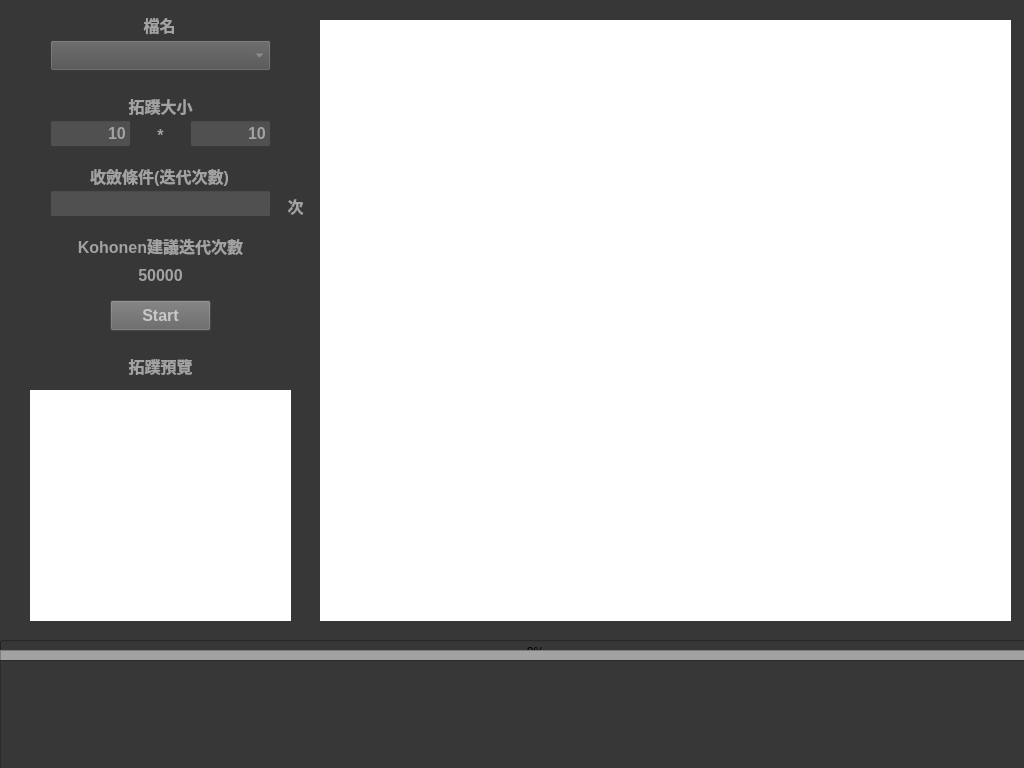
<?xml version="1.0" encoding="UTF-8"?>
<ui version="4.0">
 <class>MainWindow</class>
 <widget class="QMainWindow" name="MainWindow">
  <property name="enabled">
   <bool>true</bool>
  </property>
  <property name="geometry">
   <rect>
    <x>0</x>
    <y>0</y>
    <width>1024</width>
    <height>768</height>
   </rect>
  </property>
  <property name="sizePolicy">
   <sizepolicy hsizetype="Preferred" vsizetype="Preferred">
    <horstretch>0</horstretch>
    <verstretch>0</verstretch>
   </sizepolicy>
  </property>
  <property name="minimumSize">
   <size>
    <width>1024</width>
    <height>768</height>
   </size>
  </property>
  <property name="maximumSize">
   <size>
    <width>1024</width>
    <height>768</height>
   </size>
  </property>
  <property name="font">
   <font>
    <pointsize>12</pointsize>
    <weight>75</weight>
    <bold>true</bold>
   </font>
  </property>
  <property name="windowTitle">
   <string>類神經網路 作業3 ── SOM姬</string>
  </property>
  <property name="styleSheet">
   <string notr="true">background-color: rgb(55, 55, 55);</string>
  </property>
  <widget class="QWidget" name="centralwidget">
   <widget class="QTextBrowser" name="textArea_log">
    <property name="geometry">
     <rect>
      <x>0</x>
      <y>660</y>
      <width>1031</width>
      <height>111</height>
     </rect>
    </property>
    <property name="font">
     <font>
      <pointsize>10</pointsize>
     </font>
    </property>
    <property name="styleSheet">
     <string notr="true">color: rgb(0, 255, 0);</string>
    </property>
    <property name="readOnly">
     <bool>true</bool>
    </property>
    <property name="html">
     <string>&lt;!DOCTYPE HTML PUBLIC &quot;-//W3C//DTD HTML 4.0//EN&quot; &quot;http://www.w3.org/TR/REC-html40/strict.dtd&quot;&gt;
&lt;html&gt;&lt;head&gt;&lt;meta name=&quot;qrichtext&quot; content=&quot;1&quot; /&gt;&lt;style type=&quot;text/css&quot;&gt;
p, li { white-space: pre-wrap; }
&lt;/style&gt;&lt;/head&gt;&lt;body style=&quot; font-family:'Sans Serif'; font-size:10pt; font-weight:400; font-style:normal;&quot;&gt;
&lt;p style=&quot;-qt-paragraph-type:empty; margin-top:0px; margin-bottom:0px; margin-left:0px; margin-right:0px; -qt-block-indent:0; text-indent:0px; font-family:'PMingLiU';&quot;&gt;&lt;br /&gt;&lt;/p&gt;&lt;/body&gt;&lt;/html&gt;</string>
    </property>
   </widget>
   <widget class="QGraphicsView" name="picture_devidedLine">
    <property name="geometry">
     <rect>
      <x>0</x>
      <y>650</y>
      <width>1031</width>
      <height>20</height>
     </rect>
    </property>
    <property name="styleSheet">
     <string notr="true">background-color: rgb(162, 162, 162);</string>
    </property>
   </widget>
   <widget class="QWidget" name="plot_trainingData" native="true">
    <property name="geometry">
     <rect>
      <x>320</x>
      <y>20</y>
      <width>691</width>
      <height>601</height>
     </rect>
    </property>
    <property name="styleSheet">
     <string notr="true">background-color: rgb(255, 255, 255);</string>
    </property>
   </widget>
   <widget class="QPushButton" name="pushButton">
    <property name="geometry">
     <rect>
      <x>110</x>
      <y>300</y>
      <width>101</width>
      <height>31</height>
     </rect>
    </property>
    <property name="font">
     <font>
      <pointsize>12</pointsize>
      <weight>75</weight>
      <bold>true</bold>
     </font>
    </property>
    <property name="styleSheet">
     <string notr="true">color: rgb(200,200, 200);
background-color: rgb(100,100, 100);</string>
    </property>
    <property name="text">
     <string>Start</string>
    </property>
   </widget>
   <widget class="QProgressBar" name="progressBar_progress">
    <property name="geometry">
     <rect>
      <x>0</x>
      <y>640</y>
      <width>1071</width>
      <height>23</height>
     </rect>
    </property>
    <property name="value">
     <number>0</number>
    </property>
   </widget>
   <widget class="QLabel" name="label_filename">
    <property name="geometry">
     <rect>
      <x>84</x>
      <y>10</y>
      <width>151</width>
      <height>30</height>
     </rect>
    </property>
    <property name="font">
     <font>
      <pointsize>12</pointsize>
      <weight>75</weight>
      <italic>false</italic>
      <bold>true</bold>
      <underline>false</underline>
      <strikeout>false</strikeout>
      <stylestrategy>PreferDefault</stylestrategy>
      <kerning>true</kerning>
     </font>
    </property>
    <property name="layoutDirection">
     <enum>Qt::LeftToRight</enum>
    </property>
    <property name="autoFillBackground">
     <bool>false</bool>
    </property>
    <property name="styleSheet">
     <string notr="true">color: rgb(162, 162, 162);</string>
    </property>
    <property name="text">
     <string>檔名</string>
    </property>
    <property name="textFormat">
     <enum>Qt::AutoText</enum>
    </property>
    <property name="scaledContents">
     <bool>false</bool>
    </property>
    <property name="alignment">
     <set>Qt::AlignCenter</set>
    </property>
   </widget>
   <widget class="QComboBox" name="comboBox_filename">
    <property name="geometry">
     <rect>
      <x>50</x>
      <y>40</y>
      <width>221</width>
      <height>31</height>
     </rect>
    </property>
    <property name="font">
     <font>
      <pointsize>12</pointsize>
      <weight>75</weight>
      <bold>true</bold>
     </font>
    </property>
    <property name="contextMenuPolicy">
     <enum>Qt::DefaultContextMenu</enum>
    </property>
    <property name="styleSheet">
     <string notr="true">color: rgb(162, 162, 162);
background-color: rgb(80, 80, 80);</string>
    </property>
   </widget>
   <widget class="QLabel" name="label_convergeCondition">
    <property name="geometry">
     <rect>
      <x>84</x>
      <y>160</y>
      <width>151</width>
      <height>31</height>
     </rect>
    </property>
    <property name="font">
     <font>
      <pointsize>12</pointsize>
      <weight>75</weight>
      <bold>true</bold>
     </font>
    </property>
    <property name="styleSheet">
     <string notr="true">color: rgb(162, 162, 162);</string>
    </property>
    <property name="text">
     <string>收斂條件(迭代次數)</string>
    </property>
    <property name="alignment">
     <set>Qt::AlignCenter</set>
    </property>
   </widget>
   <widget class="QLineEdit" name="lineEdit_convergeCondition">
    <property name="geometry">
     <rect>
      <x>50</x>
      <y>190</y>
      <width>221</width>
      <height>27</height>
     </rect>
    </property>
    <property name="sizePolicy">
     <sizepolicy hsizetype="Expanding" vsizetype="Fixed">
      <horstretch>0</horstretch>
      <verstretch>0</verstretch>
     </sizepolicy>
    </property>
    <property name="font">
     <font>
      <pointsize>12</pointsize>
      <weight>75</weight>
      <bold>true</bold>
     </font>
    </property>
    <property name="styleSheet">
     <string notr="true">color: rgb(162, 162, 162);
background-color: rgb(80, 80, 80);</string>
    </property>
    <property name="alignment">
     <set>Qt::AlignRight|Qt::AlignTrailing|Qt::AlignVCenter</set>
    </property>
   </widget>
   <widget class="QLabel" name="label_hint_convergeCondition">
    <property name="geometry">
     <rect>
      <x>280</x>
      <y>190</y>
      <width>31</width>
      <height>31</height>
     </rect>
    </property>
    <property name="font">
     <font>
      <pointsize>12</pointsize>
      <weight>75</weight>
      <bold>true</bold>
     </font>
    </property>
    <property name="styleSheet">
     <string notr="true">color: rgb(162, 162, 162);</string>
    </property>
    <property name="text">
     <string>次</string>
    </property>
    <property name="alignment">
     <set>Qt::AlignCenter</set>
    </property>
   </widget>
   <widget class="QLabel" name="label_topologySize">
    <property name="geometry">
     <rect>
      <x>90</x>
      <y>90</y>
      <width>141</width>
      <height>31</height>
     </rect>
    </property>
    <property name="font">
     <font>
      <pointsize>12</pointsize>
      <weight>75</weight>
      <bold>true</bold>
     </font>
    </property>
    <property name="styleSheet">
     <string notr="true">color: rgb(162, 162, 162);</string>
    </property>
    <property name="text">
     <string>拓蹼大小</string>
    </property>
    <property name="alignment">
     <set>Qt::AlignCenter</set>
    </property>
   </widget>
   <widget class="QLineEdit" name="lineEdit_topologySizeI">
    <property name="geometry">
     <rect>
      <x>50</x>
      <y>120</y>
      <width>81</width>
      <height>27</height>
     </rect>
    </property>
    <property name="sizePolicy">
     <sizepolicy hsizetype="Expanding" vsizetype="Fixed">
      <horstretch>0</horstretch>
      <verstretch>0</verstretch>
     </sizepolicy>
    </property>
    <property name="font">
     <font>
      <pointsize>12</pointsize>
      <weight>75</weight>
      <bold>true</bold>
     </font>
    </property>
    <property name="styleSheet">
     <string notr="true">color: rgb(162, 162, 162);
background-color: rgb(80, 80, 80);</string>
    </property>
    <property name="text">
     <string>10</string>
    </property>
    <property name="alignment">
     <set>Qt::AlignRight|Qt::AlignTrailing|Qt::AlignVCenter</set>
    </property>
   </widget>
   <widget class="QLabel" name="label_topologySize_2">
    <property name="geometry">
     <rect>
      <x>150</x>
      <y>120</y>
      <width>21</width>
      <height>31</height>
     </rect>
    </property>
    <property name="font">
     <font>
      <pointsize>12</pointsize>
      <weight>75</weight>
      <bold>true</bold>
     </font>
    </property>
    <property name="styleSheet">
     <string notr="true">color: rgb(162, 162, 162);</string>
    </property>
    <property name="text">
     <string>*</string>
    </property>
    <property name="alignment">
     <set>Qt::AlignCenter</set>
    </property>
   </widget>
   <widget class="QLineEdit" name="lineEdit_topologySizeJ">
    <property name="geometry">
     <rect>
      <x>190</x>
      <y>120</y>
      <width>81</width>
      <height>27</height>
     </rect>
    </property>
    <property name="sizePolicy">
     <sizepolicy hsizetype="Expanding" vsizetype="Fixed">
      <horstretch>0</horstretch>
      <verstretch>0</verstretch>
     </sizepolicy>
    </property>
    <property name="font">
     <font>
      <pointsize>12</pointsize>
      <weight>75</weight>
      <bold>true</bold>
     </font>
    </property>
    <property name="styleSheet">
     <string notr="true">color: rgb(162, 162, 162);
background-color: rgb(80, 80, 80);</string>
    </property>
    <property name="text">
     <string>10</string>
    </property>
    <property name="alignment">
     <set>Qt::AlignRight|Qt::AlignTrailing|Qt::AlignVCenter</set>
    </property>
   </widget>
   <widget class="QLabel" name="label_suggestion">
    <property name="geometry">
     <rect>
      <x>70</x>
      <y>230</y>
      <width>181</width>
      <height>31</height>
     </rect>
    </property>
    <property name="font">
     <font>
      <pointsize>12</pointsize>
      <weight>75</weight>
      <bold>true</bold>
     </font>
    </property>
    <property name="styleSheet">
     <string notr="true">color: rgb(162, 162, 162);</string>
    </property>
    <property name="text">
     <string>Kohonen建議迭代次數</string>
    </property>
    <property name="alignment">
     <set>Qt::AlignCenter</set>
    </property>
   </widget>
   <widget class="QLabel" name="label_suggestionCount">
    <property name="geometry">
     <rect>
      <x>70</x>
      <y>260</y>
      <width>181</width>
      <height>31</height>
     </rect>
    </property>
    <property name="font">
     <font>
      <pointsize>12</pointsize>
      <weight>75</weight>
      <bold>true</bold>
     </font>
    </property>
    <property name="styleSheet">
     <string notr="true">color: rgb(162, 162, 162);</string>
    </property>
    <property name="text">
     <string>50000</string>
    </property>
    <property name="alignment">
     <set>Qt::AlignCenter</set>
    </property>
   </widget>
   <widget class="QWidget" name="plot_trainingData_preview" native="true">
    <property name="geometry">
     <rect>
      <x>30</x>
      <y>390</y>
      <width>261</width>
      <height>231</height>
     </rect>
    </property>
    <property name="styleSheet">
     <string notr="true">background-color: rgb(255, 255, 255);</string>
    </property>
   </widget>
   <widget class="QLabel" name="label_preview">
    <property name="geometry">
     <rect>
      <x>70</x>
      <y>350</y>
      <width>181</width>
      <height>31</height>
     </rect>
    </property>
    <property name="font">
     <font>
      <pointsize>12</pointsize>
      <weight>75</weight>
      <bold>true</bold>
     </font>
    </property>
    <property name="styleSheet">
     <string notr="true">color: rgb(162, 162, 162);</string>
    </property>
    <property name="text">
     <string>拓蹼預覽</string>
    </property>
    <property name="alignment">
     <set>Qt::AlignCenter</set>
    </property>
   </widget>
   <zorder>progressBar_progress</zorder>
   <zorder>picture_devidedLine</zorder>
   <zorder>textArea_log</zorder>
   <zorder>plot_trainingData</zorder>
   <zorder>pushButton</zorder>
   <zorder>label_filename</zorder>
   <zorder>comboBox_filename</zorder>
   <zorder>label_convergeCondition</zorder>
   <zorder>lineEdit_convergeCondition</zorder>
   <zorder>label_hint_convergeCondition</zorder>
   <zorder>label_topologySize</zorder>
   <zorder>lineEdit_topologySizeI</zorder>
   <zorder>label_topologySize_2</zorder>
   <zorder>lineEdit_topologySizeJ</zorder>
   <zorder>label_suggestion</zorder>
   <zorder>label_suggestionCount</zorder>
   <zorder>plot_trainingData_preview</zorder>
   <zorder>label_preview</zorder>
  </widget>
 </widget>
 <resources/>
 <connections>
  <connection>
   <sender>pushButton</sender>
   <signal>clicked(bool)</signal>
   <receiver>MainWindow</receiver>
   <slot>start_calculate()</slot>
   <hints>
    <hint type="sourcelabel">
     <x>210</x>
     <y>360</y>
    </hint>
    <hint type="destinationlabel">
     <x>548</x>
     <y>131</y>
    </hint>
   </hints>
  </connection>
  <connection>
   <sender>comboBox_filename</sender>
   <signal>activated(QString)</signal>
   <receiver>MainWindow</receiver>
   <slot>preview_picture()</slot>
   <hints>
    <hint type="sourcelabel">
     <x>314</x>
     <y>26</y>
    </hint>
    <hint type="destinationlabel">
     <x>483</x>
     <y>74</y>
    </hint>
   </hints>
  </connection>
  <connection>
   <sender>lineEdit_topologySizeI</sender>
   <signal>editingFinished()</signal>
   <receiver>MainWindow</receiver>
   <slot>suggestion_loop()</slot>
   <hints>
    <hint type="sourcelabel">
     <x>80</x>
     <y>137</y>
    </hint>
    <hint type="destinationlabel">
     <x>31</x>
     <y>95</y>
    </hint>
   </hints>
  </connection>
  <connection>
   <sender>lineEdit_topologySizeJ</sender>
   <signal>editingFinished()</signal>
   <receiver>MainWindow</receiver>
   <slot>suggestion_loop()</slot>
   <hints>
    <hint type="sourcelabel">
     <x>205</x>
     <y>137</y>
    </hint>
    <hint type="destinationlabel">
     <x>21</x>
     <y>147</y>
    </hint>
   </hints>
  </connection>
 </connections>
 <slots>
  <slot>start_calculate()</slot>
  <slot>preview_picture()</slot>
  <slot>suggestion_loop()</slot>
 </slots>
</ui>
